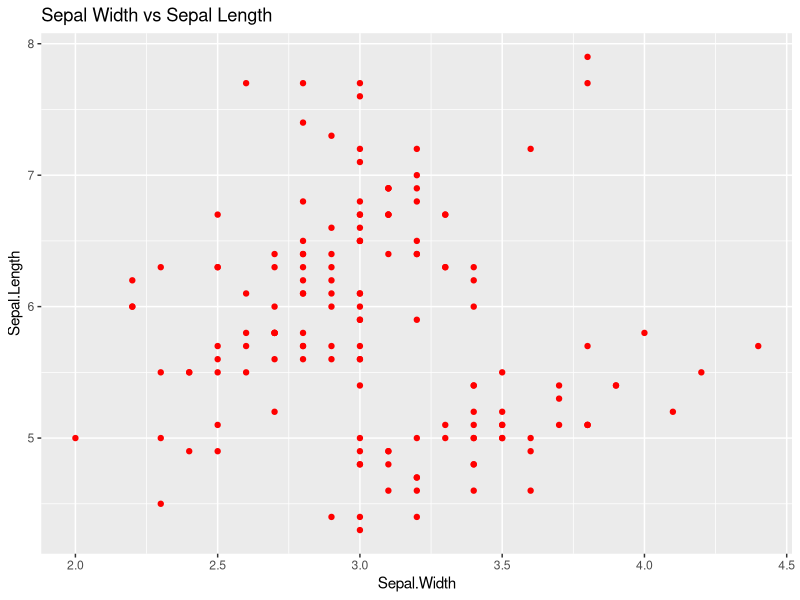
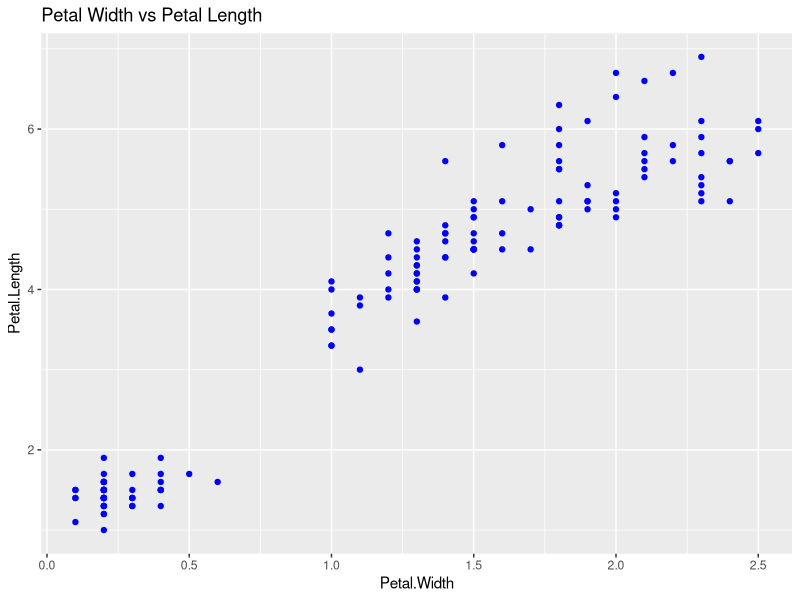
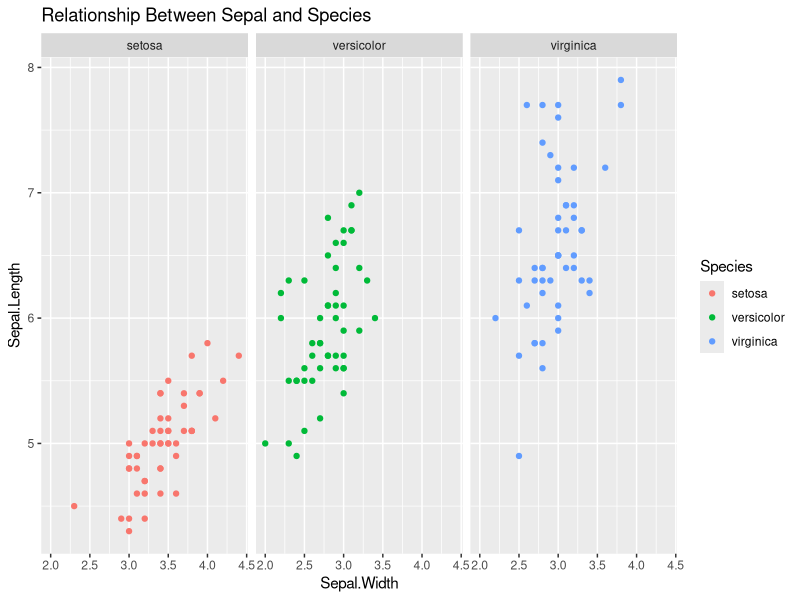
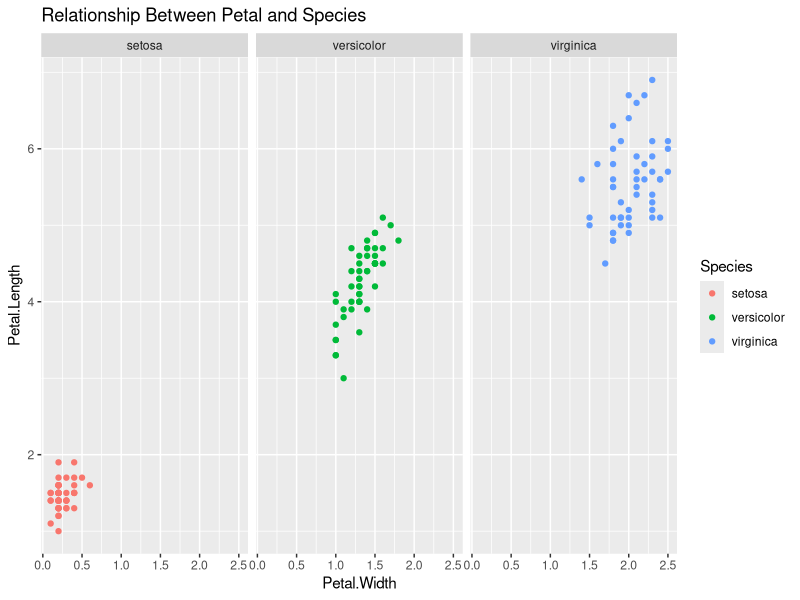
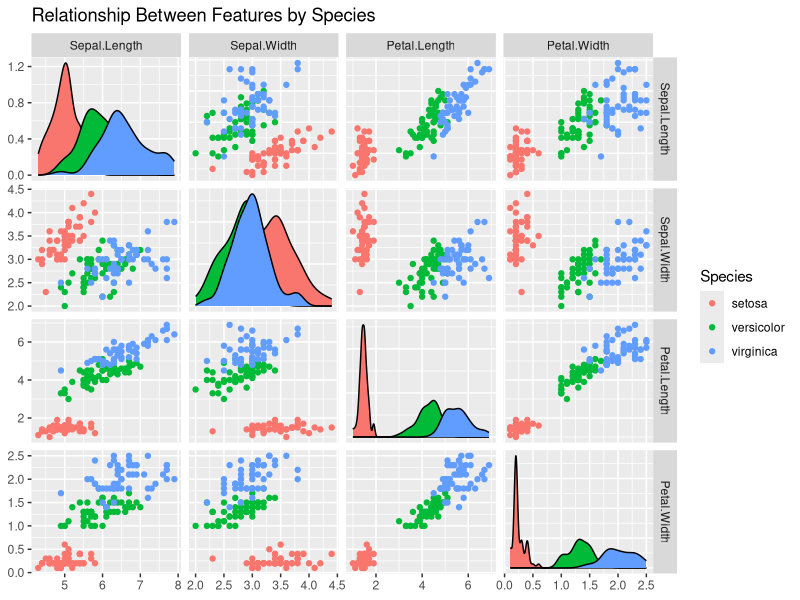

Here is the R script that generated these plots, in order: (Note: this script raises an error after producing the figures.)
## ---- chunk 1
library(datasets)
library(dplyr)
library(ggplot2)
library(GGally)
library(caret)
## ---- chunk 2
iris <- datasets::iris
## ---- chunk 3
summary(iris)
## ---- chunk 4
iris %>% 
  group_by(Species) %>% summarize(
    mean(Sepal.Length), sd(Sepal.Length), min(Sepal.Length), max(Sepal.Length)
    )
## ---- chunk 5
iris %>% 
  group_by(Species) %>% summarize(
    mean(Sepal.Width), sd(Sepal.Width), min(Sepal.Width), max(Sepal.Width)
    )
## ---- chunk 6
iris %>% 
  group_by(Species) %>% summarize(
    mean(Petal.Length), sd(Petal.Length), min(Petal.Length), max(Petal.Length)
  )
## ---- chunk 7
iris %>% 
  group_by(Species) %>% summarize(
    mean(Petal.Width), sd(Petal.Width), min(Petal.Width), max(Petal.Width)
  )
## ---- chunk 8
ggplot(iris) +
  geom_point(aes(x=Sepal.Width, y=Sepal.Length), color="red") +
    labs(title = "Sepal Width vs Sepal Length")
## ---- chunk 9
ggplot(iris) +
  geom_point(aes(x=Petal.Width, y=Petal.Length), color="blue") +
  labs(title = "Petal Width vs Petal Length")
## ---- chunk 10
# Relationship Sepal and Species
ggplot(iris) +
  geom_point(aes(x=Sepal.Width, y=Sepal.Length, color=Species)) +
  facet_wrap(~Species) +
  labs(title = "Relationship Between Sepal and Species")
## ---- chunk 11
# Relationship Petal and Species
ggplot(iris) +
  geom_point(aes(x=Petal.Width, y=Petal.Length, color=Species)) +
  facet_wrap(~Species) +
  labs(title = "Relationship Between Petal and Species")
## ---- chunk 12
ggpairs(iris,
        columns = 1:4,
        aes(color = Species),
        upper = list(continuous = "points", combo = "box_no_facet"),
        legend = 2,
        title = "Relationship Between Features by Species"
        )
## ---- chunk 13
set.seed(100)

TrainingIndex <- createDataPartition(iris$Species, p=0.8, list = FALSE)
TrainingSet <- iris[TrainingIndex,]
TestingSet <- iris[-TrainingIndex,]
## ---- chunk 14
# Build Training Model
svmModel <- train(Species ~ ., data = TrainingSet,
               method = "svmPoly",
               na.action = na.omit,
               preProcess=c("scale","center"),
               trControl= trainControl(method="none"),
               tuneGrid = data.frame(degree=1,scale=1,C=1)
               )
print(svmModel)
## ---- chunk 15
# Model performance
svmModel.testing <- predict(svmModel, TestingSet)
svmModel.testing.confusion <- confusionMatrix(svmModel.testing,
                                              TestingSet$Species
                                              )
# Print Confusion Matrix
print(svmModel.testing.confusion)
## ---- chunk 16
# Feature importance
Importance <- varImp(svmModel)
plot(Importance, col = "red")
